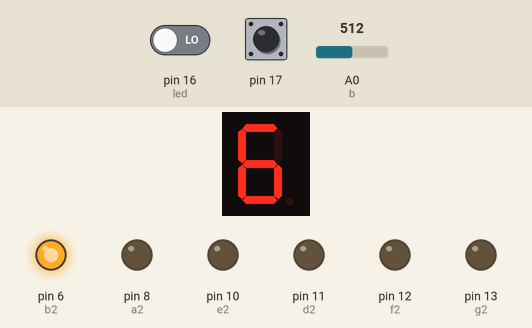
A sketch run on a simulated Arduino Uno, built with avr-gcc and run on an emulated ATmega328P. Parts: 1-digit seven-segment display, output pins drawn as LEDs (lit = HIGH). Wiring (inferred from the names in the program): 1-digit 7-segment display, segments lit when HIGH: segments pin 4, pin 14, pin 15, pin 3, pin 9, pin 5, pin 7. The inputs (shaded band) are chosen by the test bench; at power-on: A0 (b) = 512, pin 16 (led) LOW, pin 17 HIGH. The segment pins are drawn as the display they are named for; pins used as bus, display or sensor lines are not drawn.

Above: at 1.2 s.
1.3 s: A0 (b) set to 153
At 2.7 s:
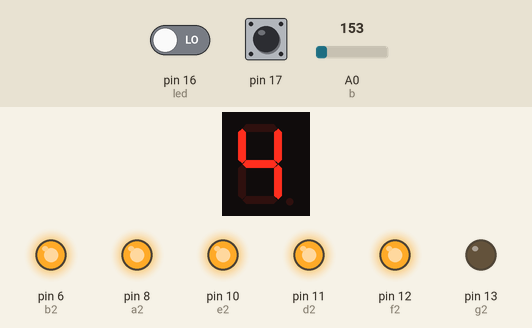
3.0 s: A0 (b) set to 130
At 4.1 s:
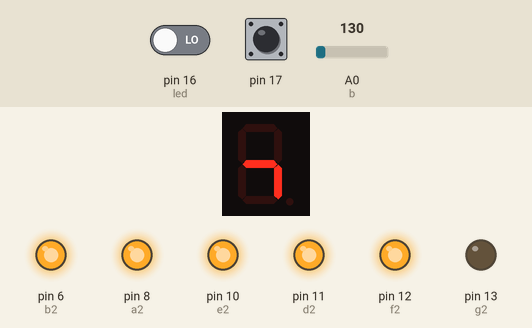
4.5 s: A0 (b) set to 243
At 5.3 s:
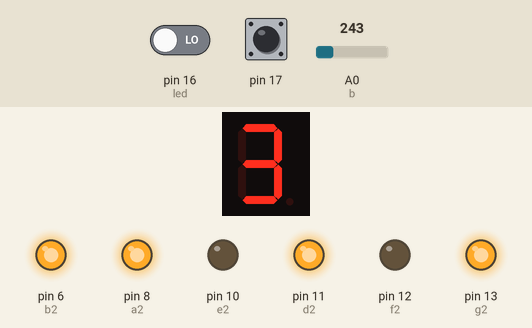
6.0 s: A0 (b) set to 306
At 6.5 s:
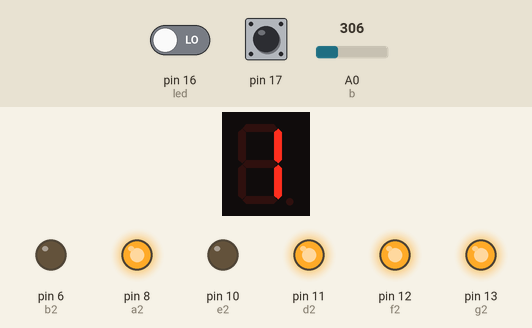
9.1 s: A0 (b) set to 340
At 9.7 s:
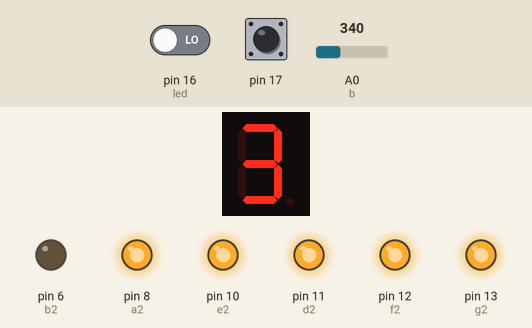
Timing chart, 0 to 12.1 s (numbered marks = the images above; inputs shaded):
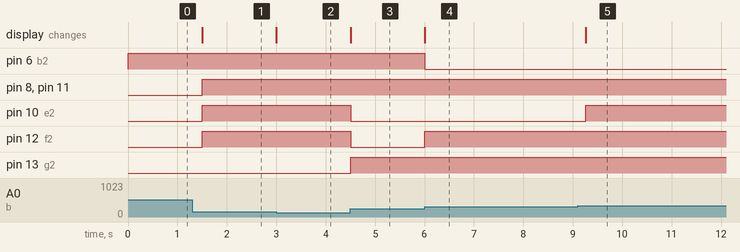

Measured:
- the behaviour switches between 141 and 140 on A0 (b) (found by bisection; images 1 and 2)
- after the input at 1.3 s, pin 8 (a2), pin 10 (e2), pin 11 (d2), pin 12 (f2): LOW → HIGH after 0.20 s; the display: changes after 0.20 s (image 1)
- after the input at 3.0 s, the display: changes at once (image 2)
- after the input at 4.5 s, pin 10 (e2), pin 12 (f2): HIGH → LOW at once; pin 13 (g2): LOW → HIGH at once; the display: changes at once (image 3)
- after the input at 6.0 s, pin 6 (b2): HIGH → LOW at once; pin 12 (f2): LOW → HIGH at once; the display: changes at once (image 4)
- after the input at 9.1 s, pin 10 (e2): LOW → HIGH after 0.16 s; the display: changes after 0.16 s (image 5)

The sketch:

DAC_Angulos.ino
```cpp
//ADc_Angulos.ino
//leocarrillo
double grados =0;
int a1 = 2;
const int a=4;
const int b=14;
const int c=15;
const int d=3;
const int e=9;
const int f=5;
const int g=7;
//pines display 2
const int a2=8;
const int b2=6;
const int c2=2;
const int d2=11;
const int e2=10;
const int f2=12;
const int g2=13;
 int valor_en_ang_un=0;
 int valor_en_ang_dec=0;
 int valtotal=0;
//pin led
const int led=16;
//pin de entrada para el potenciómetro
int sensorPin = 0;
// variable para almacenar el valor que ofrece el sensor
int sensorValue = 0;
// variable de valor de decenas y unidades del display
int un = 0;
int de = 0;
int cen = 0;
int angulo = 0;
double op = 0;
double hip = 0;

//Función para el display de unidades
boolean und(int x){
switch(x){
case 0: digitalWrite(a, HIGH); digitalWrite(b, HIGH); digitalWrite(c, HIGH); digitalWrite(d, HIGH); digitalWrite(e, HIGH); digitalWrite(f, HIGH); digitalWrite(g, LOW);valor_en_ang_un=0; break;
case 1: digitalWrite(a, LOW);  digitalWrite(b, HIGH); digitalWrite(c, HIGH); digitalWrite(d, LOW); digitalWrite(e, LOW); digitalWrite(f, LOW); digitalWrite(g, LOW);valor_en_ang_un=1; break;
case 2: digitalWrite(a, HIGH); digitalWrite(b, HIGH); digitalWrite(c, LOW); digitalWrite(d, HIGH); digitalWrite(e, HIGH); digitalWrite(f, LOW); digitalWrite(g, HIGH);valor_en_ang_un=2; break;
case 3: digitalWrite(a, HIGH); digitalWrite(b, HIGH); digitalWrite(c, HIGH); digitalWrite(d, HIGH); digitalWrite(e, LOW); digitalWrite(f, LOW); digitalWrite(g, HIGH);valor_en_ang_un=3; break;
case 4: digitalWrite(a, LOW); digitalWrite(b, HIGH); digitalWrite(c, HIGH); digitalWrite(d, LOW); digitalWrite(e, LOW); digitalWrite(f, HIGH); digitalWrite(g, HIGH);valor_en_ang_un=4; break;
case 5: digitalWrite(a, HIGH); digitalWrite(b, LOW); digitalWrite(c, HIGH); digitalWrite(d, HIGH); digitalWrite(e, LOW); digitalWrite(f, HIGH); digitalWrite(g, HIGH);valor_en_ang_un=5; break;
case 6: digitalWrite(a, HIGH);  digitalWrite(b, LOW); digitalWrite(c, HIGH); digitalWrite(d, HIGH); digitalWrite(e, HIGH); digitalWrite(f, HIGH); digitalWrite(g, HIGH);valor_en_ang_un=6; break;
case 7: digitalWrite(a, HIGH); digitalWrite(b, HIGH); digitalWrite(c, HIGH); digitalWrite(d, LOW); digitalWrite(e, LOW); digitalWrite(f, LOW); digitalWrite(g, LOW);valor_en_ang_un=7; break;
case 8: digitalWrite(a, HIGH); digitalWrite(b, HIGH); digitalWrite(c, HIGH); digitalWrite(d, HIGH); digitalWrite(e, HIGH); digitalWrite(f, HIGH); digitalWrite(g, HIGH);valor_en_ang_un=8; break;
case 9: digitalWrite(a, HIGH); digitalWrite(b, HIGH); digitalWrite(c, HIGH); digitalWrite(d, HIGH); digitalWrite(e, LOW); digitalWrite(f, HIGH); digitalWrite(g, HIGH);valor_en_ang_un=9; break;
default: digitalWrite(a, LOW); digitalWrite(b, LOW); digitalWrite(c, HIGH); digitalWrite(d, LOW); digitalWrite(e, LOW); digitalWrite(f, LOW); digitalWrite(g, HIGH);valor_en_ang_un=0; break;
}
delay(250);
return a,b,c,d,e,f,g,valor_en_ang_un;
}
//Función para el display de decenas
boolean dec(int x){
switch(x){
case 0: digitalWrite(a2, HIGH); digitalWrite(b2, HIGH); digitalWrite(c2, HIGH); digitalWrite(d2, HIGH); digitalWrite(e2, HIGH); digitalWrite(f2, HIGH); digitalWrite(g2, LOW);valor_en_ang_dec=0; break;
case 1: digitalWrite(a2, LOW);  digitalWrite(b2, HIGH); digitalWrite(c2, HIGH); digitalWrite(d2, LOW); digitalWrite(e2, LOW); digitalWrite(f2, LOW); digitalWrite(g2, LOW);valor_en_ang_dec=10; break;
case 2: digitalWrite(a2, HIGH); digitalWrite(b2, HIGH); digitalWrite(c2, LOW); digitalWrite(d2, HIGH); digitalWrite(e2, HIGH); digitalWrite(f2, LOW); digitalWrite(g2, HIGH);valor_en_ang_dec=20; break;
case 3: digitalWrite(a2, HIGH); digitalWrite(b2, HIGH); digitalWrite(c2, HIGH); digitalWrite(d2, HIGH); digitalWrite(e2, LOW); digitalWrite(f2, LOW); digitalWrite(g2, HIGH);valor_en_ang_dec=30; break;
case 4: digitalWrite(a2, LOW); digitalWrite(b2, HIGH); digitalWrite(c2, HIGH); digitalWrite(d2, LOW); digitalWrite(e2, LOW); digitalWrite(f2, HIGH); digitalWrite(g2, HIGH);valor_en_ang_dec=40; break;
case 5: digitalWrite(a2, HIGH); digitalWrite(b2, LOW); digitalWrite(c2, HIGH); digitalWrite(d2, HIGH); digitalWrite(e2, LOW); digitalWrite(f2, HIGH); digitalWrite(g2, HIGH);valor_en_ang_dec=50; break;
case 6: digitalWrite(a2, HIGH);  digitalWrite(b2, LOW); digitalWrite(c2, HIGH); digitalWrite(d2, HIGH); digitalWrite(e2, HIGH); digitalWrite(f2, HIGH); digitalWrite(g2, HIGH);valor_en_ang_dec=60; break;
case 7: digitalWrite(a2, HIGH); digitalWrite(b2, HIGH); digitalWrite(c2, HIGH); digitalWrite(d2, LOW); digitalWrite(e2, LOW); digitalWrite(f2, LOW); digitalWrite(g2, LOW);valor_en_ang_dec=70; break;
case 8: digitalWrite(a2, HIGH); digitalWrite(b2, HIGH); digitalWrite(c2, HIGH); digitalWrite(d2, HIGH); digitalWrite(e2, HIGH); digitalWrite(f2, HIGH); digitalWrite(g2, HIGH);valor_en_ang_dec=80; break;
case 9: digitalWrite(a2, HIGH); digitalWrite(b2, HIGH); digitalWrite(c2, HIGH); digitalWrite(d2, HIGH); digitalWrite(e2, LOW); digitalWrite(f2, HIGH); digitalWrite(g2, HIGH);valor_en_ang_dec=90; break;
default: digitalWrite(a2, LOW); digitalWrite(b2, LOW); digitalWrite(c2, HIGH); digitalWrite(d2, LOW); digitalWrite(e2, LOW); digitalWrite(f2, LOW); digitalWrite(g2, HIGH);valor_en_ang_dec=0; break;
}
return a2,b2,c2,d2,e2,f2,g2,valor_en_ang_dec;

}

void setup() {
Serial.begin(9600);
pinMode(a, OUTPUT); pinMode(b, OUTPUT); pinMode(c, OUTPUT); pinMode(d, OUTPUT); pinMode(e, OUTPUT); pinMode(f, OUTPUT); pinMode(g, OUTPUT);
pinMode(a2, OUTPUT); pinMode(b2, OUTPUT); pinMode(c2, OUTPUT); pinMode(d2, OUTPUT); pinMode(e2, OUTPUT); pinMode(f2, OUTPUT); pinMode(g2, OUTPUT);
pinMode(led,OUTPUT);
pinMode(16, INPUT);
 pinMode(17, INPUT);}

void loop() {
 if(digitalRead(17)==LOW)
 {
  a1=a1+1;
 }
 if(digitalRead(16)==LOW)
 {
  a1=a1-1;
 }
  // lee el valor del sensor:
 sensorValue = analogRead(sensorPin);
  if(Serial.available()!=0)
  {
    int k=45;
    delay(100);
    Serial.println("      ***************seleccione la opcion************ ");
    Serial.println("       ");
    Serial.println(" **** 1 para ver lado opuesto, 0 para ver la hipotenusa ****  ");
    Serial.println("                **** 3 para elimminar datos ****  ");
    delay(500);
    while(Serial.available()==0){}
    k=Serial.parseInt();
  valtotal = (valor_en_ang_un) + (valor_en_ang_dec);
 delay(100);
 grados = valtotal*(3.1415/180);
  if(k==1){
    k=45;
  op =(tan(grados)*a1)+6.4;Serial.println("el lado Opuesto tiene ");Serial.println(op);Serial.println("el lado Adyacente tiene ");Serial.println(a1);Serial.println(" tiene un algulo de ");Serial.println(valtotal);}
 if (k==0)
   {
    k=45; hip = (a1/cos(grados));Serial.println(" la Hipoteusa tiene ");Serial.println(hip);Serial.println("el lado Adyacente tiene ");Serial.println(a1);Serial.println(" tiene un algulo de ");Serial.println(valtotal);}
 if(k == 3 ){a1 =2;}
   else{}
   k=45;
 }else{}
 //de 0 a 10
 if (sensorValue<166)
   {angulo=sensorValue*0.4348-62.1739;
   }
 // de 10 a 20
 else if (sensorValue>166&&sensorValue<200)
  {angulo=sensorValue*0.2941-38.8235;}
 // de 20 a 30
else if (sensorValue>200&&sensorValue<233)
  {angulo=sensorValue*0.303-40.606;}
 // de 30 a 40
 else if (sensorValue>233&&sensorValue<260)
  {angulo=sensorValue*0.3704-56.2962;}
 // de 40 a 50
  else if (sensorValue>260&&sensorValue<300)
  {angulo=sensorValue*0.25-25;}
 // de 50 a 60
  else if (sensorValue>300&&sensorValue<330)
  {angulo=sensorValue*0.3333-50;}
 // de 60 a 70
  else if (sensorValue>330&&sensorValue<363)
  {angulo=sensorValue*0.303-40;}
 // de 70 a 80
  else if (sensorValue>363&&sensorValue<390)
  {angulo=sensorValue*0.3704-64.4444;}
 // de 80 a 90
  else if (sensorValue>390&&sensorValue<426)
  {angulo=sensorValue*0.2778-28.3333;}
 // de 90 a 120
  else if (sensorValue>426&&sensorValue<523)
  {angulo=sensorValue*0.30927-41.7526;}
 // de 120 a 150
  else if (sensorValue>523&&sensorValue<610)
  {angulo=sensorValue*0.3448-60.3448;}
 // de 150 a 180
  else if (sensorValue>610&&sensorValue<693)
  {angulo=sensorValue*0.36144-70.4819;}
 // fuera del rango
  else
  {angulo=0;}

 //angulo = (sensorValue*99)/1024;
 un= angulo % 10;
 de= (angulo/10) % 10;
 cen= (angulo/10)/10;

 dec(de); und(un);
 if (cen==1)
   {digitalWrite(led, HIGH);}
 else
   {digitalWrite(led, LOW);}

}
```
